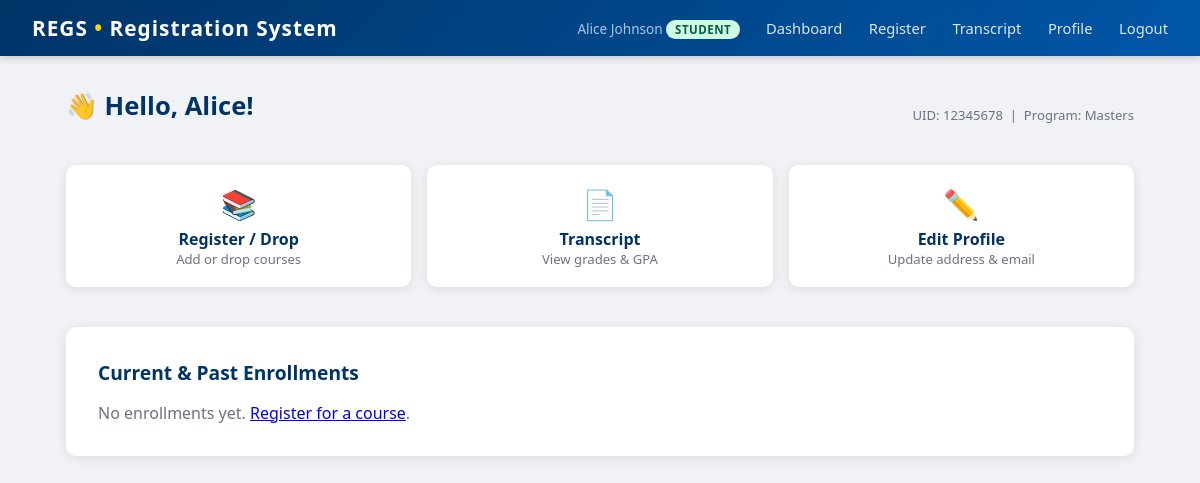
The app's page /student (signed in), older data.
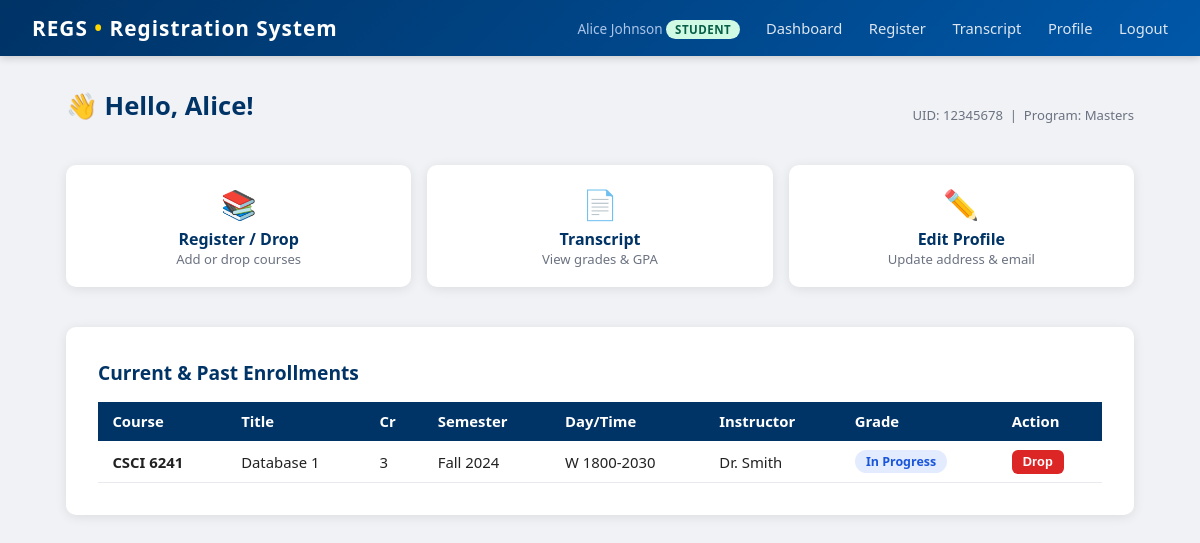
The same page, newer data.
### tables this page shows
CREATE TABLE students (
    id         INTEGER PRIMARY KEY AUTOINCREMENT,
    user_id    INTEGER UNIQUE NOT NULL REFERENCES users(id),
    uid        TEXT UNIQUE NOT NULL,
    first_name TEXT NOT NULL,
    last_name  TEXT NOT NULL,
    program    TEXT NOT NULL CHECK(program IN ('Masters','PhD')),
    address    TEXT,
    email      TEXT,
    admit_year INTEGER DEFAULT 2024
);

CREATE TABLE enrollments (
    id          INTEGER PRIMARY KEY AUTOINCREMENT,
    student_id  INTEGER NOT NULL REFERENCES students(id),
    schedule_id INTEGER NOT NULL REFERENCES course_schedule(id),
    grade       TEXT NOT NULL DEFAULT 'IP',
    UNIQUE(student_id, schedule_id)
);

CREATE TABLE courses (
    id            INTEGER PRIMARY KEY AUTOINCREMENT,
    dept          TEXT NOT NULL REFERENCES departments(dept),
    course_number INTEGER NOT NULL,
    title         TEXT NOT NULL,
    credits       INTEGER NOT NULL,
    UNIQUE(dept, course_number)
);

CREATE TABLE course_schedule (
    id         INTEGER PRIMARY KEY AUTOINCREMENT,
    course_id  INTEGER NOT NULL REFERENCES courses(id),
    faculty_id INTEGER REFERENCES users(id),
    semester   TEXT NOT NULL CHECK(semester IN ('Fall','Spring','Summer')),
    year       INTEGER NOT NULL,
    day        TEXT NOT NULL,
    time_slot  TEXT NOT NULL
);

CREATE TABLE users (
    id            INTEGER PRIMARY KEY AUTOINCREMENT,
    username      TEXT UNIQUE NOT NULL,
    password      TEXT NOT NULL,
    role          TEXT NOT NULL REFERENCES roles(role),
    display_name  TEXT NOT NULL
);

### app.py (the view)
@app.route('/student')
def student_dashboard():
    if session.get('role') != 'student':
        return redirect(url_for('login'))
    db = get_db()
    student = db.execute('SELECT * FROM students WHERE user_id=?', (session['user_id'],)).fetchone()
    enrollments = db.execute('''
        SELECT e.id, c.dept, c.course_number, c.title, c.credits,
               cs.day, cs.time_slot, cs.semester, cs.year, e.grade,
               u.display_name as instructor_name
        FROM enrollments e
        JOIN course_schedule cs ON e.schedule_id = cs.id
        JOIN courses c ON cs.course_id = c.id
        LEFT JOIN users u ON cs.faculty_id = u.id
        WHERE e.student_id = ?
        ORDER BY cs.year DESC, cs.semester DESC
    ''', (student['id'],)).fetchall()
    return render_template('student_dashboard.html', student=student, enrollments=enrollments)

### app.py (called while the page is built)
def get_db():
    if 'db' not in g:
        g.db = sqlite3.connect(DATABASE)
        g.db.row_factory = sqlite3.Row
        g.db.execute("PRAGMA foreign_keys = ON")
    return g.db

@app.teardown_appcontext
def teardown_db(e=None):
    close_db(e)

### templates/student_dashboard.html (shortened to what this page needs)
{% extends "base.html" %}
{% block content %}
<div class="page-header">
  <h1>👋 Hello, {{ student.first_name }}!</h1>
  <span class="text-muted text-small">UID: {{ student.uid }} &nbsp;|&nbsp; Program: {{ student.program }}</span>
</div>
<div class="grid-3 mb-2">
  <a href="{{ url_for('student_register_course') }}" class="card quick-card">
    <div class="icon">📚</div>
    <div class="label">Register / Drop</div>
    <div class="hint">Add or drop courses</div>
  </a>
  <a href="{{ url_for('student_transcript') }}" class="card quick-card">
    <div class="icon">📄</div>
    <div class="label">Transcript</div>
    <div class="hint">View grades &amp; GPA</div>
  </a>
  <a href="{{ url_for('student_profile') }}" class="card quick-card">
    <div class="icon">✏️</div>
    <div class="label">Edit Profile</div>
    <div class="hint">Update address &amp; email</div>
  </a>
</div>
<div class="card">
  <h2>Current &amp; Past Enrollments</h2>
  {% if enrollments %}
  <table>
    <thead>
      <tr>
        <th>Course</th><th>Title</th><th>Cr</th><th>Semester</th>
        <th>Day/Time</th><th>Instructor</th><th>Grade</th><th>Action</th>
      </tr>
    </thead>
    <tbody>
    {% for e in enrollments %}
      <tr>
        <td><strong>{{ e.dept }} {{ e.course_number }}</strong></td>
        <td>{{ e.title }}</td>
        <td>{{ e.credits }}</td>
        <td>{{ e.semester }} {{ e.year }}</td>
        <td>{{ e.day }} {{ e.time_slot }}</td>
        <td>{{ e.instructor_name or '—' }}</td>
        <td>
          {% if e.grade == 'IP' %}
            <span class="badge badge-ip">In Progress</span>
          {% elif e.grade == 'F' %}
            <span class="badge badge-fail">{{ e.grade }}</span>
          {% else %}
            <span class="badge badge-pass">{{ e.grade }}</span>
          {% endif %}
        </td>
        <td>
          {% if e.grade == 'IP' %}
            <form method="POST" action="{{ url_for('drop_course', enrollment_id=e.id) }}"
                  onsubmit="return confirm('Drop {{ e.dept }} {{ e.course_number }}?')">
              <button type="submit" class="btn btn-danger btn-sm">Drop</button>
            </form>
          {% endif %}
        </td>
      </tr>
    {% endfor %}
    </tbody>
  </table>
  {% else %}
    <p class="text-muted">No enrollments yet. <a href="{{ url_for('student_register_course') }}">Register for a course</a>.</p>
  {% endif %}
</div>
{% endblock %}

### templates/base.html (shortened to what this page needs)
<!DOCTYPE html>
<html lang="en">
<head>
    <link rel="stylesheet" href="{{ url_for('static', filename='css/main.css') }}">
</head>
<body>
<nav>
    <div class="brand">REGS <span>•</span> Registration System</div>
    <div class="nav-links">
        {% if session.user_id %}
            <span class="nav-user">
                {{ session.display_name }}
                <span class="role-tag role-{{ session.role }}">{{ session.role }}</span>
            </span>
            {% if session.role == 'student' %}
                <a href="{{ url_for('student_dashboard') }}">Dashboard</a>
                <a href="{{ url_for('student_register_course') }}">Register</a>
                <a href="{{ url_for('student_transcript') }}">Transcript</a>
                <a href="{{ url_for('student_profile') }}">Profile</a>
            {% elif session.role == 'faculty' %}
                <a href="{{ url_for('faculty_dashboard') }}">My Courses</a>
            {% elif session.role == 'gs' %}
                <a href="{{ url_for('gs_dashboard') }}">Students</a>
            {% elif session.role == 'admin' %}
                <a href="{{ url_for('admin_dashboard') }}">Users</a>
                <a href="{{ url_for('admin_assign_faculty') }}">Assign Faculty</a>
            {% endif %}
            <a href="{{ url_for('logout') }}">Logout</a>
        {% endif %}
    </div>
</nav>
<div class="container">
    {% block content %}{% endblock %}
</div>
</body>
</html>

### static/css/main.css (style rules this page uses)
*, *::before, *::after { box-sizing: border-box; margin: 0; padding: 0; }
body { font-family: 'Segoe UI', Arial, sans-serif; background: #f0f2f5; color: #222; min-height: 100vh; }
nav { background: linear-gradient(135deg, #003366 0%, #0057a8 100%); color: #fff; padding: 0 2rem; display: flex; align-items: center; justify-content: space-between; height: 56px; box-shadow: 0 2px 8px rgba(0, 0, 0, 0.18); }
nav .brand { font-size: 1.3rem; font-weight: 700; letter-spacing: 1px; }
nav .brand span { color: #ffd700; }
nav .nav-links a { color: #dde6f0; text-decoration: none; margin-left: 1.4rem; font-size: 0.92rem; transition: color 0.2s; }
nav .nav-user { color: #aac4e8; font-size: 0.85rem; }
.container { max-width: 1100px; margin: 2rem auto; padding: 0 1rem; }
.page-header { display: flex; justify-content: space-between; align-items: center; margin-bottom: 1.4rem; }
.card { background: #fff; border-radius: 10px; box-shadow: 0 2px 12px rgba(0, 0, 0, 0.09); padding: 2rem; margin-bottom: 1.5rem; }
h1 { font-size: 1.6rem; color: #003366; margin-bottom: 1.2rem; }
h2 { font-size: 1.2rem; color: #003366; margin-bottom: 1rem; }
table { width: 100%; border-collapse: collapse; font-size: 0.93rem; }
th { background: #003366; color: #fff; padding: 0.6rem 0.9rem; text-align: left; }
td { padding: 0.55rem 0.9rem; border-bottom: 1px solid #e8eaf0; }
.badge { display: inline-block; padding: 0.18rem 0.7rem; border-radius: 99px; font-size: 0.78rem; font-weight: 600; }
.badge-ip { background: #e3ecff; color: #1a56db; }
.role-tag { font-size: 0.72rem; font-weight: 700; padding: 0.15rem 0.55rem; border-radius: 99px; text-transform: uppercase; letter-spacing: 0.5px; }
.role-student { background: #d1fae5; color: #065f46; }
.btn { display: inline-block; padding: 0.5rem 1.2rem; border-radius: 6px; border: none; cursor: pointer; font-size: 0.9rem; font-weight: 600; text-decoration: none; transition: all 0.15s; }
.btn-danger { background: #dc2626; color: #fff; }
.btn-sm { padding: 0.28rem 0.7rem; font-size: 0.8rem; }
.text-muted { color: #6b7280; }
.text-small { font-size: 0.82rem; }
.mb-2 { margin-bottom: 1rem; }
.grid-3 { display: grid; grid-template-columns: repeat(3, 1fr); gap: 1rem; }
.quick-card { text-decoration: none; text-align: center; padding: 1.2rem; }
.quick-card .icon { font-size: 1.8rem; }
.quick-card .label { font-weight: 700; color: #003366; margin-top: 0.3rem; }
.quick-card .hint { font-size: 0.82rem; color: #6b7280; }

Row changes from the older to the newer data that the page shows:
added enrollments: dept "CSCI", course_number "6241", title "Database 1", credits "3", semester "Fall", year "2024", day "W", time_slot "1800-2030", display_name "Dr. Smith", grade "In Progress"
Text that changed along with them:
text no longer shown: "No enrollments yet. Register for a course ."
text now shown: "Course Title Cr Semester Day/Time Instructor Grade Action"
